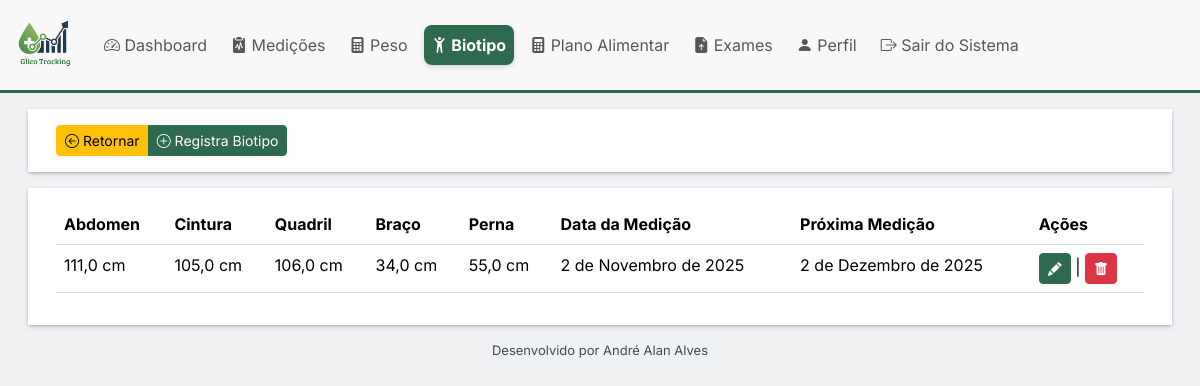
Page /perfis/biotipo (signed in) on the earlier database version.
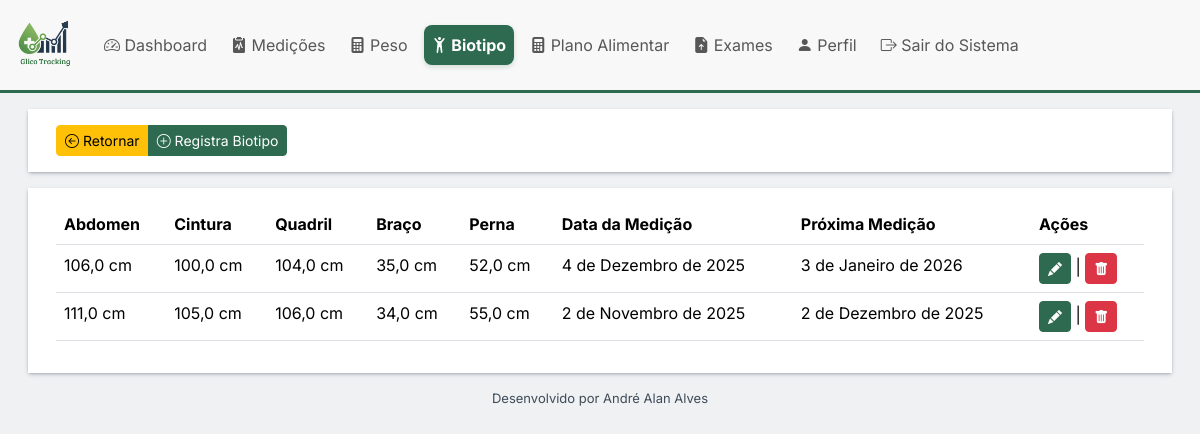
Same page on the later database version.
### perfis/models.py (models this page shows, shortened)
class HistoricoBioTipo(models.Model):
    perfil = models.ForeignKey(Perfil,related_name='perfilbiotipo', on_delete=models.CASCADE)
    data_registro = models.DateField(default=datetime.date.today, editable=False)
    proximo_registro = models.DateField(editable=False, default=add_tempo)
    cintura = models.FloatField("Cintura", help_text="Cintura em CM", blank=False, null=False)
    quadril = models.FloatField("Quadril", help_text="Quadril em CM", blank=False, null=False)
    braco = models.FloatField("Braço", help_text="Circunferência do braco em CM", blank=True, null=True)
    perna = models.FloatField("Pernas", help_text="Circunferência da perna em CM", blank=True, null=True)
    abdomen = models.FloatField("Abdômen", help_text="Circunferência abdominal em CM", blank=True, null=True)
    class Meta:
        ordering = ["-data_registro"]
        verbose_name = "Historico Peso Imc"
        verbose_name_plural = "Historicos Peso Imc"

### perfis/views.py (the view)
# urls.py: path("biotipo", views.PerfilBiotipoListView.as_view(), name="biotipo_lista"),
class PerfilBiotipoListView(LoginRequiredMixin, ListView):
    model = HistoricoBioTipo
    template_name_suffix = '_listar'
    context_object_name = "biotipo"
    def get_queryset(self):
        instancia = super().get_queryset().filter(perfil=self.request.user.perfil)
        return instancia

### perfis/template/perfis/historicobiotipo_listar.html (shortened to what this page needs)
{% extends "base.html" %}
{% load django_bootstrap5 %}
{% block datatable %}
<link rel="stylesheet" href="https://cdn.datatables.net/1.13.7/css/jquery.dataTables.min.css">
{% endblock %}
{% block content %}
    <div class="container-fluid mt-3">
        <div class="row p-3 bg m-3">
            <div class="col">
               <div class="btn-group" role="group" aria-label="Basic example">
                    <a class="btn btn-sm btn-warning" href="{% url 'core:dashboard' %}" type="button"><i class="bi bi-arrow-left-circle"></i> Retornar</a>
                    <a href="{% url 'perfis:biotipo_registro' %}" class="btn btn-primary btn-sm"><i class="bi bi-plus-circle"></i> Registra Biotipo</a>
                </div>
            </div>
        </div>
        <div class="row p-3 bg m-3 overflow-auto" >
            <div class="col">
            <table class="table" id="tblbiotipo">
                <thead>
                <tr>
                    <th>Abdomen</th>
                    <th>Cintura</th>
                    <th>Quadril</th>
                    <th>Braço</th>
                    <th>Perna</th>
                    <th>Data da Medição</th>
                    <th>Próxima Medição</th>
                    <th>Ações</th>
                </tr>
                </thead>
                <tbody>
                {% for o in biotipo %}
                    <tr>
                        <td>{{ o.abdomen}} cm</td>
                        <td>{{ o.cintura }} cm</td>
                        <td>{{ o.quadril }} cm</td>
                        <td>{{ o.braco }} cm</td>
                        <td>{{ o.perna }} cm</td>
                        <td>{{ o.data_registro }}</td>
                        <td>{{ o.proximo_registro }}</td>
                        <td><a href="{% url 'perfis:biotipo_atualiza' pk=o.id %}" class="btn btn-sm btn-primary "><i
                                    class="bi bi-pencil-fill"></i></a> |
                                <a href="{% url 'perfis:biotipo_delete' pk=o.id %}" class="btn btn-sm btn-danger "><i
                                        class="bi bi-trash-fill"></i></a>
                        </td>
                    </tr>
                {% endfor %}
                </tbody>
            </table>
        </div>
        </div>
    </div>
{% endblock %}

Differences in the rows shown:
added HistoricoBioTipo: abdomen "106,0", cintura "100,0", quadril "104,0", braco "35,0", perna "52,0", data_registro "4 de Dezembro de 2025", proximo_registro "3 de Janeiro de 2026"
